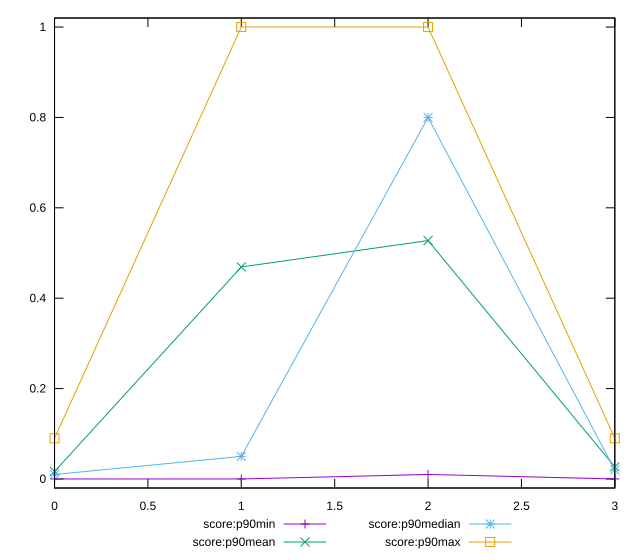

Write gnuplot code to recreate this figure.
reset

$scoreP90Min <<EOF
0 0
1 0
2 0.01
3 0
EOF

$scoreP90Mean <<EOF
0 0.01648936170212767
1 0.4691489361702128
2 0.5275531914893619
3 0.026702127659574474
EOF

$scoreP90Median <<EOF
0 0.01
1 0.05
2 0.8
3 0.02
EOF

$scoreP90Max <<EOF
0 0.09
1 1
2 1
3 0.09
EOF

set key outside below
set xrange [0:3]
set yrange [-0.02:1.02]
set trange [-0.02:1.02]
set terminal svg size 640, 560 enhanced background rgb 'white'
set output "reports/report_00028_2021-02-24T12-49-42.674Z/max-potential-fid/progression/score.svg"

plot $scoreP90Min title "score:p90min" with linespoints, \
     $scoreP90Mean title "score:p90mean" with linespoints, \
     $scoreP90Median title "score:p90median" with linespoints, \
     $scoreP90Max title "score:p90max" with linespoints

reset
